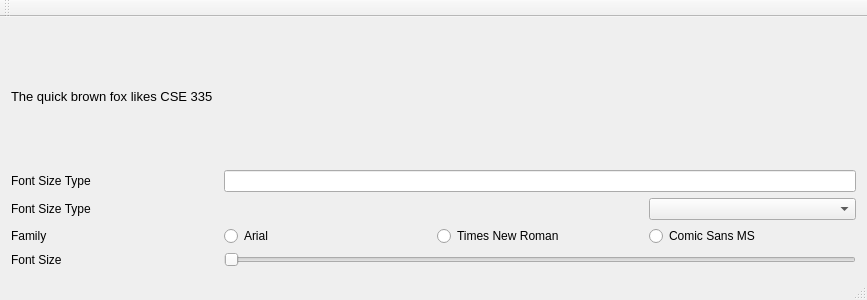
<?xml version="1.0" encoding="UTF-8"?>
<ui version="4.0">
 <class>MainWindow</class>
 <widget class="QMainWindow" name="MainWindow">
  <property name="geometry">
   <rect>
    <x>0</x>
    <y>0</y>
    <width>867</width>
    <height>300</height>
   </rect>
  </property>
  <property name="windowTitle">
   <string>MainWindow</string>
  </property>
  <widget class="QWidget" name="centralWidget">
   <property name="enabled">
    <bool>true</bool>
   </property>
   <property name="acceptDrops">
    <bool>false</bool>
   </property>
   <layout class="QGridLayout" name="gridLayout">
    <item row="0" column="0" colspan="4">
     <widget class="ChrisLabel" name="chrisLabel">
      <property name="font">
       <font>
        <pointsize>10</pointsize>
       </font>
      </property>
      <property name="text">
       <string>The quick brown fox likes CSE 335</string>
      </property>
     </widget>
    </item>
    <item row="1" column="0">
     <widget class="QLabel" name="label_2">
      <property name="text">
       <string>Font Size Type</string>
      </property>
     </widget>
    </item>
    <item row="1" column="1" colspan="3">
     <widget class="LineEdit" name="lineEdit"/>
    </item>
    <item row="2" column="0">
     <widget class="QLabel" name="label_3">
      <property name="text">
       <string>Font Size Type</string>
      </property>
     </widget>
    </item>
    <item row="2" column="3">
     <widget class="CBBox" name="comboBox">
      <property name="editable">
       <bool>false</bool>
      </property>
      <property name="currentText">
       <string/>
      </property>
     </widget>
    </item>
    <item row="3" column="0">
     <widget class="QLabel" name="label_4">
      <property name="text">
       <string>Family</string>
      </property>
     </widget>
    </item>
    <item row="3" column="1">
     <widget class="RadioButton" name="radioButton_2">
      <property name="text">
       <string>Arial</string>
      </property>
     </widget>
    </item>
    <item row="3" column="2">
     <widget class="RadioButton" name="radioButton_3">
      <property name="text">
       <string>Times New Roman</string>
      </property>
     </widget>
    </item>
    <item row="3" column="3">
     <widget class="RadioButton" name="radioButton">
      <property name="text">
       <string>Comic Sans MS</string>
      </property>
     </widget>
    </item>
    <item row="4" column="0">
     <widget class="QLabel" name="label">
      <property name="text">
       <string>Font Size</string>
      </property>
     </widget>
    </item>
    <item row="4" column="1" colspan="3">
     <widget class="HorizontalSlider" name="horizontalSlider">
      <property name="orientation">
       <enum>Qt::Horizontal</enum>
      </property>
     </widget>
    </item>
   </layout>
  </widget>
  <widget class="QMenuBar" name="menuBar">
   <property name="geometry">
    <rect>
     <x>0</x>
     <y>0</y>
     <width>867</width>
     <height>21</height>
    </rect>
   </property>
  </widget>
  <widget class="QToolBar" name="mainToolBar">
   <attribute name="toolBarArea">
    <enum>TopToolBarArea</enum>
   </attribute>
   <attribute name="toolBarBreak">
    <bool>false</bool>
   </attribute>
  </widget>
  <widget class="QStatusBar" name="statusBar"/>
 </widget>
 <layoutdefault spacing="6" margin="11"/>
 <customwidgets>
  <customwidget>
   <class>ChrisLabel</class>
   <extends>QLabel</extends>
   <header location="global">chrislabel.h</header>
  </customwidget>
  <customwidget>
   <class>HorizontalSlider</class>
   <extends>QSlider</extends>
   <header location="global">horizontalslider.h</header>
  </customwidget>
  <customwidget>
   <class>LineEdit</class>
   <extends>QLineEdit</extends>
   <header location="global">lineedit.h</header>
  </customwidget>
  <customwidget>
   <class>CBBox</class>
   <extends>QComboBox</extends>
   <header location="global">cbbox.h</header>
  </customwidget>
  <customwidget>
   <class>RadioButton</class>
   <extends>QRadioButton</extends>
   <header location="global">radiobutton.h</header>
  </customwidget>
 </customwidgets>
 <resources/>
 <connections/>
</ui>
